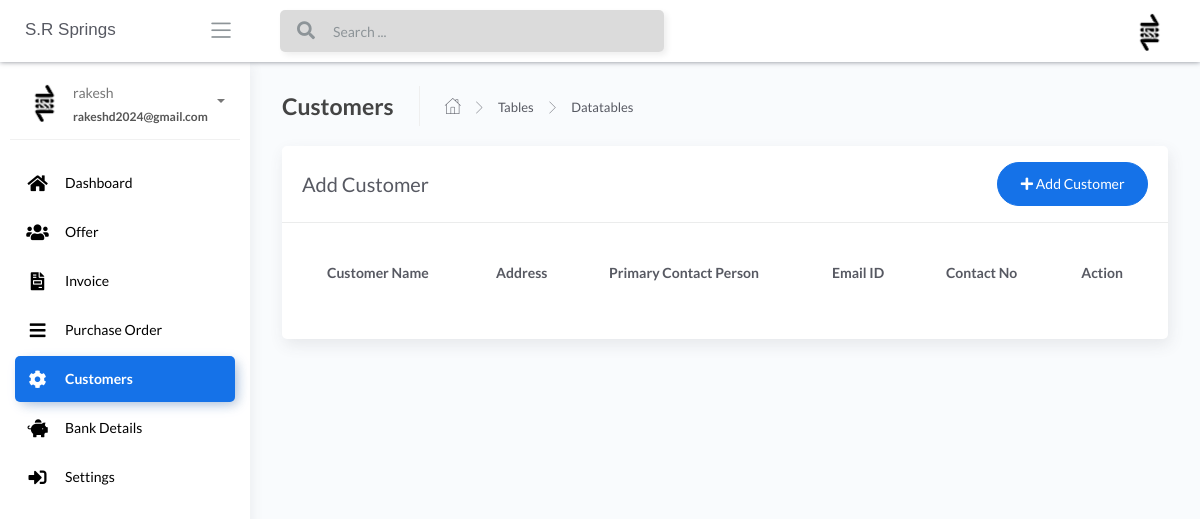
/Customer-masters (signed in), run on an earlier commit of the app's database.
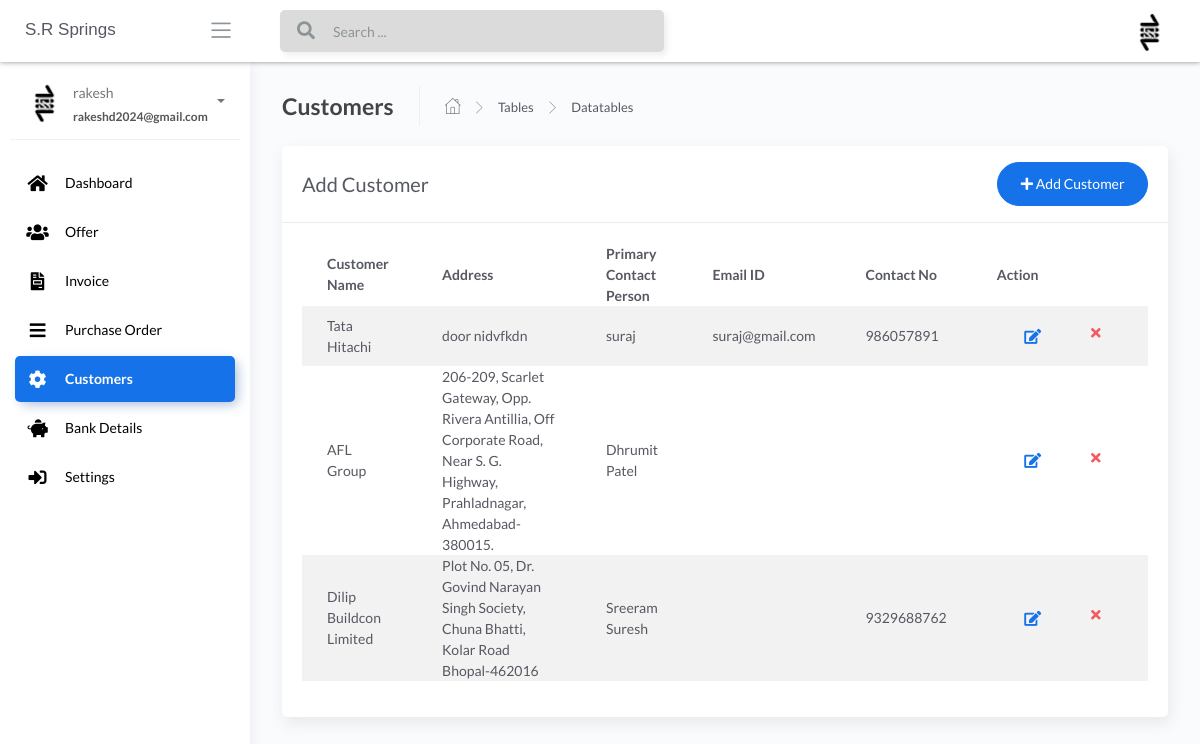
And on a later commit of the database.
### apps/authentication/models.py (models this page shows, shortened)
class Users(db.Model, UserMixin):
    __tablename__ = 'Users'
    id = db.Column(db.Integer, primary_key=True)
    username = db.Column(db.String(64), unique=True)
    email = db.Column(db.String(64), unique=True)
    password = db.Column(db.LargeBinary)

### apps/home/models.py (models this page shows, shortened)
class CustomerMaster(db.Model):
    __tablename__ = "customermaster"
    id = db.Column(db.Integer, primary_key=True)
    customer_name = db.Column(db.String())
    primary_contact_name = db.Column(db.String())
    secondary_contact_name = db.Column(db.String())
    email_id = db.Column(db.String())
    contact_number = db.Column(db.INT())
    pan_number = db.Column(db.String())
    gst_number = db.Column(db.String())
    address = db.Column(db.String())

### apps/home/routes.py (the view, shortened to what this page needs)
@blueprint.route('/Customer-masters', methods=['GET', 'POST'])
@login_required
def Customer_masters():
    if request.method == 'GET':
        users = CustomerMaster.query.all()
        return render_template('home/Customer-masters.html',users=users, segment='Customer-masters')

### apps/__init__.py (called while the page is built)
def configure_database(app):
    @app.before_first_request
    def initialize_database():
        db.create_all()
    @app.teardown_request
    def shutdown_session(exception=None):
        db.session.remove()

### apps/authentication/models.py (called while the page is built)
@login_manager.user_loader
def user_loader(id):
    return Users.query.filter_by(id=id).first()

### apps/templates/home/Customer-masters.html (shortened to what this page needs)
{% extends "layouts/base.html" %}
{% block content %}
	<div class="content">
		<div class="page-inner">
			<div class="page-header">
				<h4 class="page-title">Customers</h4>
				<ul class="breadcrumbs">
					<li class="nav-home">
						<a href="#">
							<i class="flaticon-home"></i>
						</a>
					</li>
					<li class="separator">
						<i class="flaticon-right-arrow"></i>
					</li>
					<li class="nav-item">
						<a href="#">Tables</a>
					</li>
					<li class="separator">
						<i class="flaticon-right-arrow"></i>
					</li>
					<li class="nav-item">
						<a href="#">Datatables</a>
					</li>
				</ul>
			</div>
			<div class="row">
				<div class="col-md-12">
					<div class="card">
						<div class="card-header">
							<div class="d-flex align-items-center">
								<h4 class="card-title">Add Customer</h4>
								<button class="btn btn-primary btn-round ml-auto" data-toggle="modal" data-target="#addRowModal">
									<i class="fa fa-plus"></i>
									Add Customer
								</button>
							</div>
						</div>
						<div class="card-body">
							<div class="table-responsive">
								<table id="add-row" class="display table table-striped table-hover" >
									<thead>
										<tr>
											<th>Customer Name</th>
											<th>Address</th>
                                            <th>Primary Contact Person</th>
											<th>Email ID</th>
											<th>Contact No</th>
											<th style="width: 10%">Action</th>
										</tr>
									</thead>
									<tbody>
									{% for user in users %}
											<tr
											{% if loop.index %2==0 %}
											{% else %}
											{% endif %}
											>
											<td>{{user.customer_name}}</td>
											<td>{{user.address}}</td>
											<td>{{user.primary_contact_name}}</td>
											<td>{{user.email_id}}</td>
											<td>{{user.contact_number}}</td>
											<td>
											<div class="form-button-action">
											<span style="font-size: 24px;color:green;">
											<a href="/{{user.id}}/editcustomer" type="button" data-toggle="tooltip" title="" class="btn btn-link btn-primary btn-lg" data-original-title="Edit Task"> <i class="fas fa-edit" ></i></a>
											</span>
											<span style="font-size: 24px;color:red;">
											<a href="/{{user.id}}/deletecustomer" type="button" data-toggle="tooltip" title="" class="btn btn-link btn-danger" data-original-title="Remove"> <i class="fas fa-times"></i></a>
											</span>
											</div>
											</td>
										</tr>
									{% endfor %}
									</tbody>
								</table>
							</div>
						</div>
					</div>
				</div>
			</div>
		</div>
	</div>
{% endblock content %}

### apps/templates/layouts/base.html (shortened to what this page needs)
<!DOCTYPE html>
<html lang="en">
<head>
	<link rel="stylesheet" href="/static/assets/css/bootstrap.min.css">
	<link rel="stylesheet" href="/static/assets/css/atlantis.min.css">
</head>
<body data-background-color="white">
	<div class="wrapper">
        {% include 'includes/navigation.html' %}
        {% include 'includes/sidebar.html' %}
		<div class="main-panel">
			{% block content %}{% endblock content %}
		</div>
	</div>
</body>
</html>

### apps/templates/includes/navigation.html (shortened to what this page needs)
<div class="main-header">
  <div class="logo-header" data-background-color="white">
    <a href="" class="logo">
      <h style="font-family: Arial">S.R Springs</h>
    </a>
    <div class="nav-toggle">
      <button class="btn btn-toggle toggle-sidebar">
        <i class="icon-menu"></i>
      </button>
    </div>
  </div>
  <nav class="navbar navbar-header navbar-expand-lg" data-background-color="white">
    {% if current_user.is_authenticated %}
    <div class="container-fluid">
      <div class="collapse" id="search-nav">
        <form class="navbar-left navbar-form nav-search mr-md-3">
          <div class="input-group">
            <div class="input-group-prepend">
              <button type="submit" class="btn btn-search pr-1">
                <i class="fa fa-search search-icon"></i>
              </button>
            </div>
            <input type="text" placeholder="Search ..." class="form-control" />
          </div>
        </form>
      </div>
      <ul class="navbar-nav topbar-nav ml-md-auto align-items-center">
        <li class="nav-item dropdown hidden-caret">
          <a class="dropdown-toggle profile-pic" data-toggle="dropdown" href="#" aria-expanded="false">
            <div class="avatar-sm">
              <img src="/static/assets/img/sr_springs.jpg" alt="..." class="avatar-img rounded-circle" />
            </div>
          </a>
        </li>
      </ul>
    </div>
    {% endif %}
  </nav>
</div>

### apps/templates/includes/sidebar.html (shortened to what this page needs)
<div class="sidebar sidebar-style-2" data-background-color="white">
	<div class="sidebar-wrapper scrollbar scrollbar-inner">
		<div class="sidebar-content">
			{% if current_user.is_authenticated %}
			<div class="user">
				<div class="avatar-sm float-left mr-2">
					<img src="/static/assets/img/sr_springs.jpg" alt="..." class="avatar-img rounded-circle">
				</div>
				<div class="info">
					<a data-toggle="collapse" href="#collapseExample" aria-expanded="true">
						<span>
							{{ current_user.username }}
							<span class="user-level">
								{{ current_user.email }}
							</span>
							<span class="caret"></span>
						</span>
					</a>
				</div>
			</div>
			<ul class="nav nav-primary">
				<li class="nav-item {% if 'dashboard' in segment %} active {% endif %}">
					<a href="/dashboard">
						<i style="color:black;" class="fas fa-home"></i>
						<p style="color:black;">Dashboard</p>
					</a>
				</li>
				<li class="nav-item {% if 'offer-' in segment %} active {% endif %}">
					<a href="/offer-offerlist">
						<i style="color:black;" class="fas fa-users"></i>
						<p style="color:black;">Offer</p>
					</a>
				</li>
				<li class="nav-item {% if 'invoice' in segment %} active {% endif %}">
					<a href="/invoice-invoiceslist">
						<i style="color:black;" class="fas fa-file-invoice"></i>
						<p style="color:black;">Invoice</p>
					</a>
				</li>
				<li class="nav-item {% if 'purchaseorder' in segment %} active {% endif %}">
					<a href="/PO-POlist">
						<i style="color:black;" class="fas fa-bars"></i>
						<p style="color:black;">Purchase Order</p>
					</a>
				</li>
				<li class="nav-item {% if 'masters' in segment %} active {% endif %}">
					<a href="/Customer-masters">
						<i style="color:black;" class="fas fa-cog"></i>
						<p style="color:black;">Customers</p>
					</a>
				</li>
				<li class="nav-item {% if 'details' in segment %} active {% endif %}">
					<a href="/Bank-details">
						<i style="color:black;" class="fas fa-piggy-bank"></i>
						<p style="color:black;">Bank Details</p>
					</a>
				</li>
				<li class="nav-item {% if 'settings' in segment %} active {% endif %}">
					<a href="/User-settings">
						<i style="color:black;" class="fas fa-sign-in-alt"></i>
						<p style="color:black;">Settings</p>
					</a>
				</li>
			</ul>
			{% endif %}
		</div>
	</div>
</div>

What changed in the data, as far as the page shows it:
added CustomerMaster: customer_name "Tata Hitachi", address "door nidvfkdn", primary_contact_name "suraj", email_id "suraj@gmail.com", contact_number "986057891"
added CustomerMaster: customer_name "AFL Group", address "206-209, Scarlet Gateway, Opp. Rivera Antillia, Off Corporate Road, Near S. G. Highway, Prahladnagar, Ahmedabad-380015.", primary_contact_name "Dhrumit Patel"
added CustomerMaster: customer_name "Dilip Buildcon Limited", address "Plot No. 05, Dr. Govind Narayan Singh Society, Chuna Bhatti, Kolar Road Bhopal-462016", primary_contact_name "Sreeram Suresh", contact_number "9329688762"
